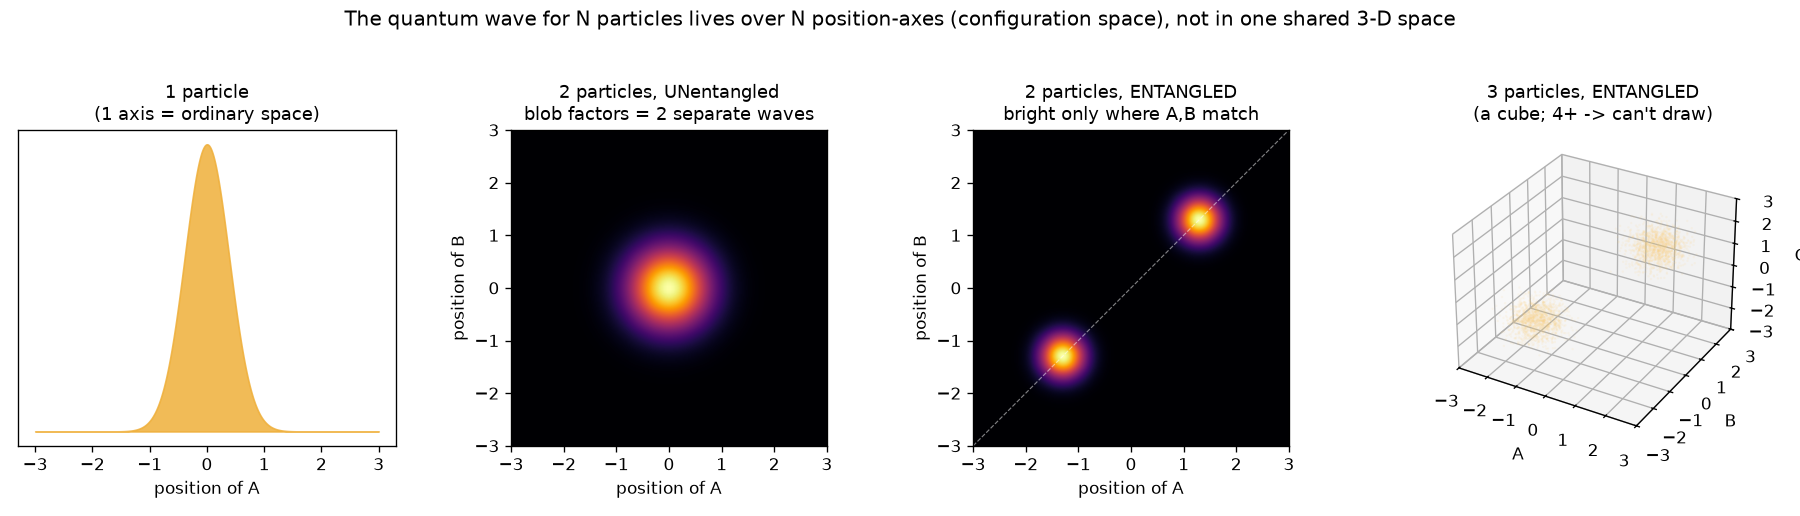

Generate this figure with Python:
"""
Configuration space made drawable: put each particle on its own position axis
(1-D per particle, so the picture stays low-dimensional).

  1 particle  -> 1 axis  (this IS ordinary space)
  2 particles -> 2 axes  (a plane)   <- drawable
  3 particles -> 3 axes  (a cube)    <- barely drawable
  N particles -> N axes  (real 3-D particles: 3N axes)

A single POINT in this space = one whole arrangement ("A here AND B there").
Unentangled state -> the blob factors (axis-aligned) = same as two separate
1-D waves.  Entangled -> the blob lies on a diagonal = a correlation that can't
be split into separate waves.
"""
import numpy as np
import matplotlib
matplotlib.use("Agg")
import matplotlib.pyplot as plt

x = np.linspace(-3, 3, 400)
g = lambda c, s=0.55: np.exp(-(x-c)**2/(2*s**2))
N = 300
ax = np.linspace(-3, 3, N)
XA, XB = np.meshgrid(ax, ax)
def blob2(ca, cb, s=0.42): return np.exp(-((XA-ca)**2+(XB-cb)**2)/(2*s**2))

fig = plt.figure(figsize=(15, 4.3))

# 1 particle -> a wave over one axis (real space)
a1 = fig.add_subplot(1, 4, 1)
a1.fill_between(x, g(0)**2, color="#efaf3a", alpha=0.85)
a1.set_title("1 particle\n(1 axis = ordinary space)", fontsize=11)
a1.set_xlabel("position of A"); a1.set_yticks([])

# 2 particles, UNentangled -> product, axis-aligned blob
a2 = fig.add_subplot(1, 4, 2)
P = (g_outer := np.outer(np.exp(-(ax**2)/(2*0.55**2)), np.exp(-(ax**2)/(2*0.55**2))))
a2.imshow(P, extent=[-3,3,-3,3], origin="lower", cmap="inferno")
a2.set_title("2 particles, UNentangled\nblob factors = 2 separate waves", fontsize=11)
a2.set_xlabel("position of A"); a2.set_ylabel("position of B")

# 2 particles, ENTANGLED -> correlated, lies on the diagonal
a3 = fig.add_subplot(1, 4, 3)
P2 = (blob2(-1.3, -1.3) + blob2(1.3, 1.3))**2
a3.imshow(P2, extent=[-3,3,-3,3], origin="lower", cmap="inferno")
a3.plot([-3,3], [-3,3], "w--", lw=0.7, alpha=0.5)
a3.set_title("2 particles, ENTANGLED\nbright only where A,B match", fontsize=11)
a3.set_xlabel("position of A"); a3.set_ylabel("position of B")

# 3 particles, ENTANGLED -> a cube, two lumps on the body diagonal (GHZ-like)
a4 = fig.add_subplot(1, 4, 4, projection="3d")
rng = np.random.default_rng(0)
pts = np.vstack([rng.normal([-1.3,-1.3,-1.3], 0.4, (1500,3)),
                 rng.normal([ 1.3, 1.3, 1.3], 0.4, (1500,3))])
a4.scatter(pts[:,0], pts[:,1], pts[:,2], s=2, c="#ffd27a", alpha=0.35, linewidths=0)
a4.set_title("3 particles, ENTANGLED\n(a cube; 4+ -> can't draw)", fontsize=11)
a4.set_xlabel("A"); a4.set_ylabel("B"); a4.set_zlabel("C")
a4.set_xlim(-3,3); a4.set_ylim(-3,3); a4.set_zlim(-3,3)

fig.suptitle("The quantum wave for N particles lives over N position-axes (configuration space), not in one shared 3-D space", fontsize=12)
fig.tight_layout(rect=[0,0,1,0.95])
fig.savefig("config_space.png", dpi=120)
print("saved -> qsim/config_space.png")
